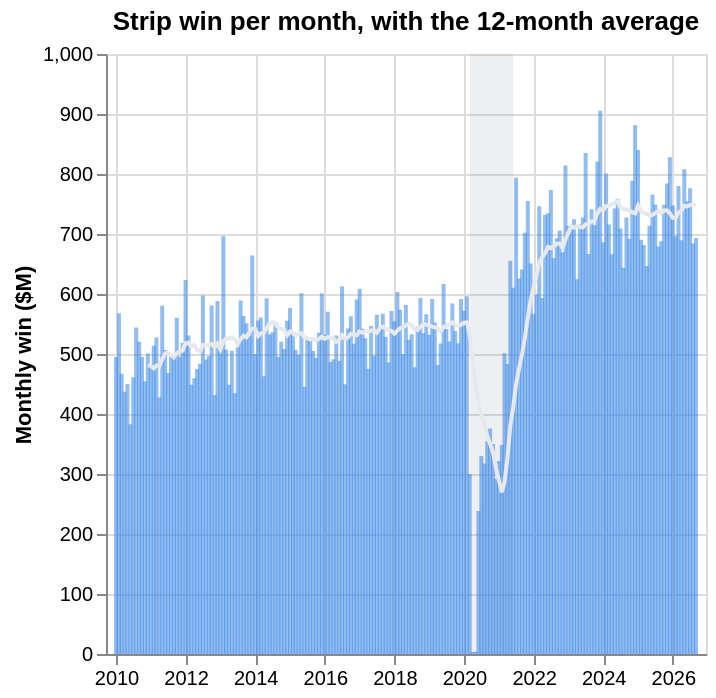

The code cell stored with this chart in its notebook:
### Code cell
#| hide
#| caption: Monthly Strip win (bars) and the average of the last 12 months (line). The shaded band is the COVID period. Hover for the 12-month total.
shade = alt.Chart(COVID).mark_rect(color="#747a87", opacity=0.12).encode(x="start:T", x2="end:T")
bars = alt.Chart(strip).mark_bar(color=BLUE, opacity=0.55, width=2).encode(
    x=alt.X("month:T", title=None),
    y=alt.Y("win_m:Q", title="Monthly win ($M)"),
    tooltip=[alt.Tooltip("month:T", format="%b %Y", title="Month"),
             alt.Tooltip("win_m:Q", format=",.0f", title="Win ($M)"),
             alt.Tooltip("win_12m_bn:Q", format=".2f", title="Last 12 months ($B)")],
)
avg = alt.Chart(strip.dropna(subset=["win_12m_bn"])).transform_calculate(
    monthly_avg="datum.win_12m_bn * 1000 / 12").mark_line(color="#e8e9ec", strokeWidth=2).encode(
    x="month:T", y="monthly_avg:Q")
(shade + bars + avg).properties(title="Strip win per month, with the 12-month average", height=300)

### Figure 1 — Vega-Lite specification as saved in the notebook (floating-point values rounded to 4 significant figures; data arrays with more than 128 entries replaced by an {"elided": "..."} marker saying what was removed)
{"config": {"view": {"continuousWidth": 300, "continuousHeight": 300}}, "layer": [{"data": {"name": "data-a9ddec916a55412e3f83e853664da776"}, "mark": {"type": "rect", "color": "#747a87", "opacity": 0.12}, "encoding": {"x": {"field": "start", "type": "temporal"}, "x2": {"field": "end"}}}, {"data": {"name": "data-6566a68e116010ff3024e4a67f5cc90d"}, "mark": {"type": "bar", "color": "#3987e5", "opacity": 0.55, "width": 2}, "encoding": {"tooltip": [{"field": "month", "format": "%b %Y", "title": "Month", "type": "temporal"}, {"field": "win_m", "format": ",.0f", "title": "Win ($M)", "type": "quantitative"}, {"field": "win_12m_bn", "format": ".2f", "title": "Last 12 months ($B)", "type": "quantitative"}], "x": {"field": "month", "title": null, "type": "temporal"}, "y": {"field": "win_m", "title": "Monthly win ($M)", "type": "quantitative"}}}, {"data": {"name": "data-59282d2805c4bba91d3da478f997eb97"}, "mark": {"type": "line", "color": "#e8e9ec", "strokeWidth": 2}, "encoding": {"x": {"field": "month", "type": "temporal"}, "y": {"field": "monthly_avg", "type": "quantitative"}}, "transform": [{"calculate": "datum.win_12m_bn * 1000 / 12", "as": "monthly_avg"}]}], "height": 300, "title": "Strip win per month, with the 12-month average", "$schema": "https://vega.github.io/schema/vega-lite/v6.4.1.json", "datasets": {"data-a9ddec916a55412e3f83e853664da776": [{"start": "2020-03-01T00:00:00", "end": "2021-06-01T00:00:00"}], "data-6566a68e116010ff3024e4a67f5cc90d": {"elided": "201 records"}, "data-59282d2805c4bba91d3da478f997eb97": {"elided": "190 records"}}}
